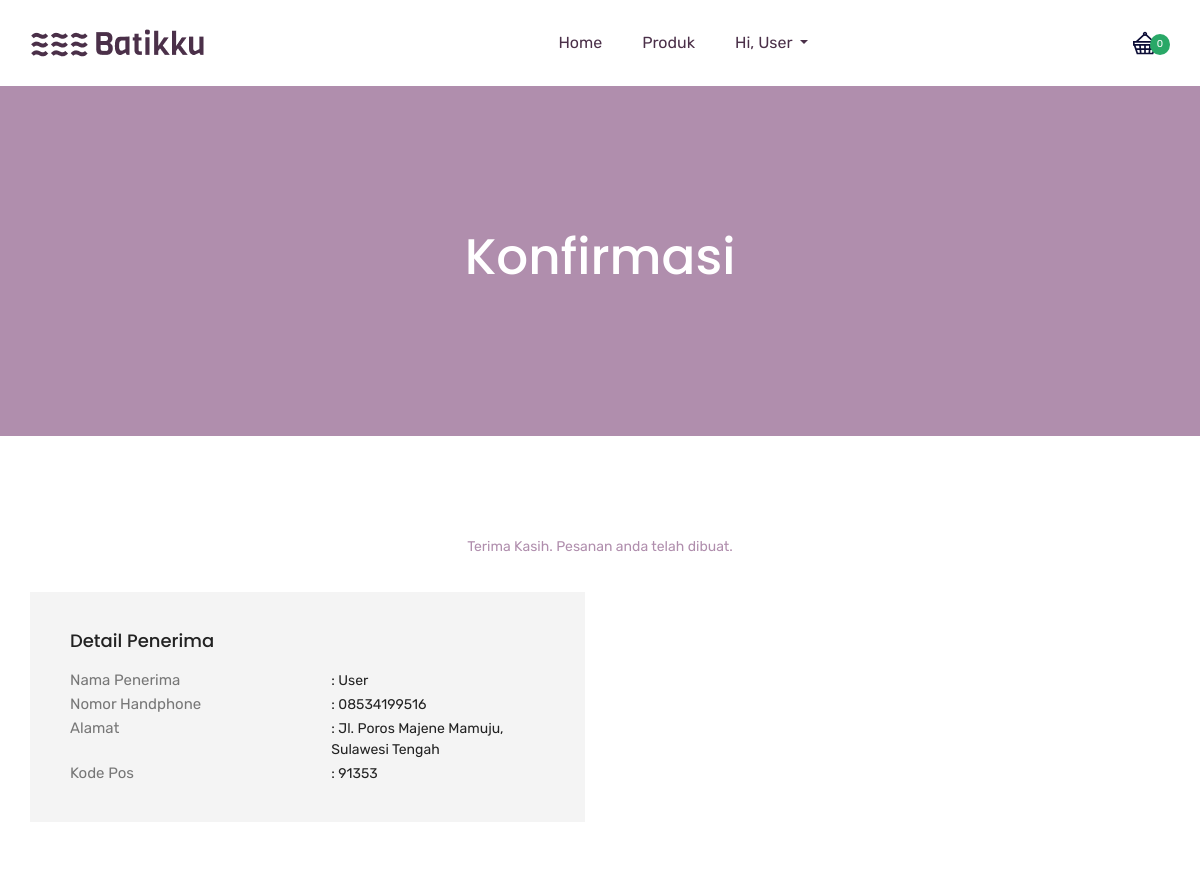
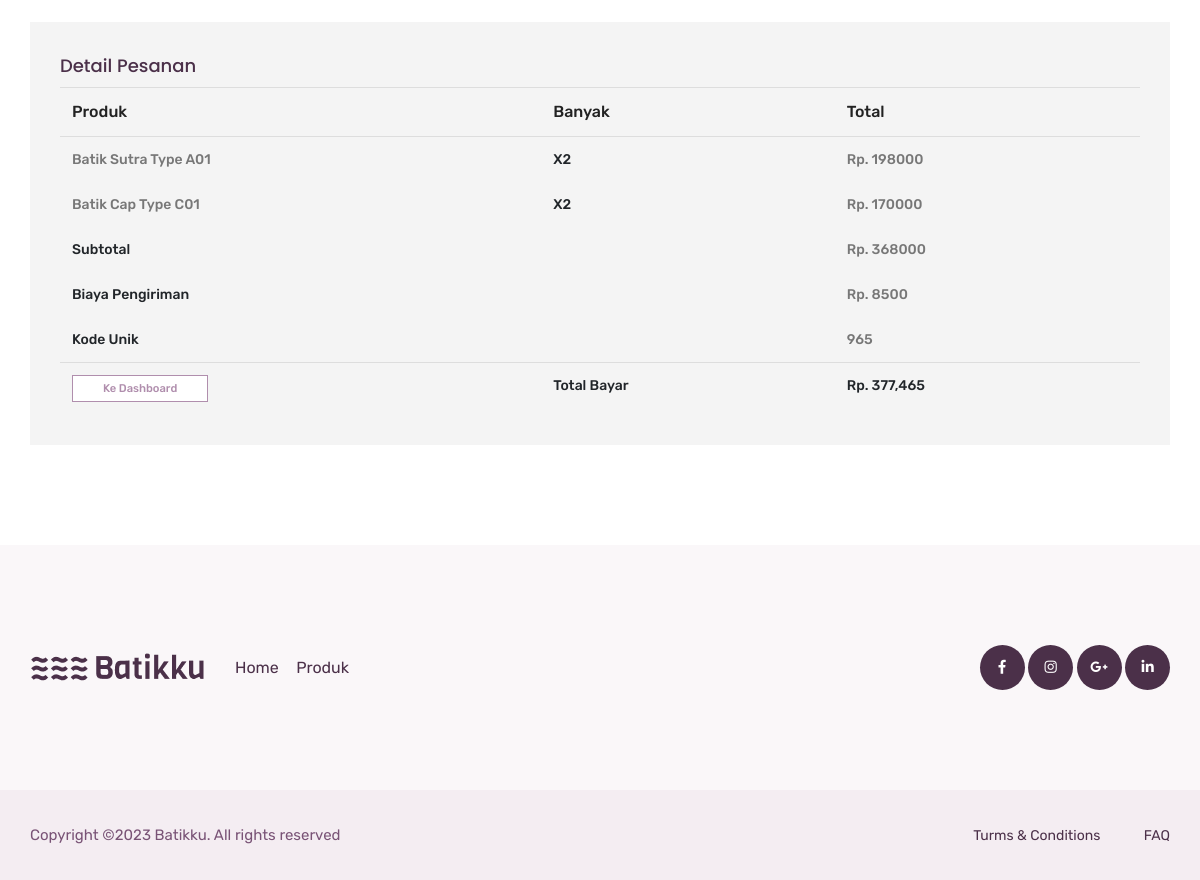
/success.php?transaction_id=2 (signed in), run on the app's committed database (2 pictures, top to bottom).
### tables this page shows
CREATE TABLE `users` (
  `users_id` int(11) NOT NULL,
  `name` varchar(25) NOT NULL,
  `username` varchar(20) DEFAULT NULL,
  `phone_number` varchar(12) DEFAULT NULL,
  `email` varchar(50) NOT NULL,
  `email_verified_at` varchar(50) DEFAULT NULL,
  `password` text NOT NULL,
  `provinces_id` int(11) DEFAULT NULL,
  `address` text,
  `zip_code` varchar(11) DEFAULT NULL,
  `roles` enum('USER','ADMIN') NOT NULL DEFAULT 'USER'
);

CREATE TABLE `provinces` (
  `provinces_id` int(11) NOT NULL,
  `provinces_name` varchar(50) NOT NULL,
  `shipping_cost` int(25) NOT NULL
);

CREATE TABLE `transaction_items` (
  `tran_details_id` int(11) NOT NULL,
  `products_id` int(11) NOT NULL,
  `transaction_id` int(11) NOT NULL,
  `price` int(25) NOT NULL,
  `quantity` int(11) NOT NULL
);

CREATE TABLE `products` (
  `products_id` int(11) NOT NULL,
  `product_name` varchar(255) NOT NULL,
  `slug` varchar(255) NOT NULL,
  `categories_id` int(11) NOT NULL,
  `price` int(25) NOT NULL,
  `description` text NOT NULL,
  `weight` float NOT NULL,
  `stock` int(11) UNSIGNED NOT NULL
);

CREATE TABLE `transactions` (
  `transactions_id` int(11) NOT NULL,
  `users_id` int(11) NOT NULL,
  `date_transaction` datetime NOT NULL,
  `shipping_price` int(50) NOT NULL,
  `total_price` int(50) NOT NULL,
  `unique_code` int(3) NOT NULL,
  `transaction_status` enum('UNPAID','PROCESS','CANCELED','SHIPPING','RECEIVED','RETURN') NOT NULL,
  `resi` varchar(20) NOT NULL
);

### success.php (the view, shortened to what this page needs)
<?php
  $tran_id = $_GET['transaction_id'];
?>
<!doctype html>
<html lang="zxx">
<head>
    <?php include('layouts/style.php'); ?>
</head>
<body>
    <?php include('layouts/header.php'); ?>
    <section class="breadcrumb_part">
        <div class="container">
            <div class="row">
                <div class="col-lg-12">
                    <div class="breadcrumb_iner">
                        <h2>Konfirmasi</h2>
                    </div>
                </div>
            </div>
        </div>
    </section>
  <section class="confirmation_part section_padding">
    <div class="container">
      <div class="row">
        <div class="col-lg-12">
          <div class="confirmation_tittle">
            <span>Terima Kasih. Pesanan anda telah dibuat.</span>
          </div>
        </div>
        <?php
          $query = mysqli_query($config, "SELECT * FROM users JOIN provinces ON users.provinces_id=provinces.provinces_id  WHERE users_id='$users_id'");
          while ($x = mysqli_fetch_array($query)) {
        ?>
        <div class="col-lg-6 col-lx-4">
          <div class="single_confirmation_details">
            <h4>Detail Penerima</h4>
            <ul>
              <li>
                <p>Nama Penerima</p><span>: <?= $x['name'];?></span>
              </li>
              <li>
                <p>Nomor Handphone</p><span>: <?= $x['phone_number'];?></span>
              </li>
              <li>
                <p>Alamat</p><span>: <?= $x['address'];?>, <?= $x['provinces_name'];?></span>
              </li>
              <li>
                <p>Kode Pos</p><span>: <?= $x['zip_code'];?></span>
              </li>
            </ul>
          </div>
        </div>
        <?php } ?>
      </div>
      <div class="row">
        <div class="col-lg-12">
          <div class="order_details_iner">
            <h3>Detail Pesanan</h3>
            <table class="table table-borderless">
              <thead>
                <tr>
                  <th scope="col" colspan="2">Produk</th>
                  <th scope="col">Banyak</th>
                  <th scope="col">Total</th>
                </tr>
              </thead>
              <tbody>
                <?php
                  $shipping_price = 0;
                  $total_price = 0;
                  $subtotal = 0;
                  $unique_code = 0;
                  $query = mysqli_query($config, "SELECT * FROM transaction_items JOIN products ON transaction_items.products_id=products.products_id JOIN transactions ON transaction_items.transaction_id=transactions.transactions_id WHERE transaction_id='$tran_id'");
                  while ($x = mysqli_fetch_array($query)) {
                    $shipping_price = $x['shipping_price'];
                    $total_price = $x['total_price'];
                    $subtotal += $x['quantity']*$x['price'];
                    $unique_code = $x['unique_code'];
                ?>
                <tr>
                  <th colspan="2"><span><?= $x['product_name']; ?></span></th>
                  <th>x<?= $x['quantity']; ?></th>
                  <th> <span>Rp. <?= ($x['quantity']*$x['price']); ?></span></th>
                </tr>
                <?php } ?>
                <tr>
                  <th colspan="3">Subtotal</th>
                  <th> <span>Rp. <?= $subtotal; ?></span></th>
                </tr>
                <tr>
                  <th colspan="3">Biaya Pengiriman</th>
                  <th><span>Rp. <?= $shipping_price; ?></span></th>
                </tr>
                <tr>
                  <th colspan="3">Kode Unik</th>
                  <th><span><?= $unique_code; ?></span></th>
                </tr>
              </tbody>
              <tfoot>
                <tr>
                  <th scope="col">
                    <a href="frontend/dashboard.php" class="genric-btn primary-border small">Ke Dashboard</a>
                  </th>
                  <th scope="col" colspan="2">Total Bayar</th>
                  <th scope="col">Rp. <?=  number_format($total_price); ?></th>
                </tr>
              </tfoot>
            </table>
          </div>
        </div>
      </div>
    </div>
  </section>
    <?php include('layouts/footer.php'); ?>
</body>
</html>

### data on the page
users: name "User", phone_number "08534199516", address "Jl. Poros Majene Mamuju", provinces.provinces_name "Sulawesi Tengah", zip_code "91353"
transaction_items: products.product_name "Batik Sutra Type A01", quantity "2", $x['quantity']*$x['price'] "198000"
transaction_items: products.product_name "Batik Cap Type C01", quantity "2", $x['quantity']*$x['price'] "170000"
transactions: shipping_price "8500", unique_code "965", total_price "377,465"

### other printed values
$_SESSION['name'] "User"
$data['cartCount'] "0"
$subtotal "368000"
